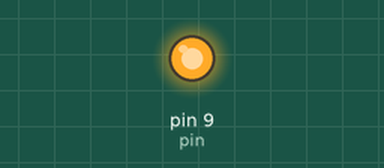
Recording of a sketch running on a simulated Arduino Uno, built with avr-gcc and run on an emulated ATmega328P. Parts: output pins drawn as LEDs (lit = HIGH). What the sketch prints to the serial monitor is not drawn.

Above: at 2.4 s.
Timing chart, 0 to 3.9 s (numbered marks = the images above):
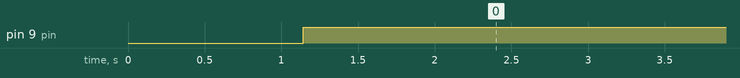

The sketch:

increasing_decresing_led_brightness.ino
```cpp
// C++ code
//

int pin = 9, delay_val = 0, range_val = 255;
void setup()
{
    pinMode(pin, OUTPUT);
    Serial.begin(9600);
}

void loop()
{
    analogWrite(pin, 100); // for analog we can use the range not
    // high and low but we can use 0 as low and 255 as high or any
    // range between
    blinking_led(pin, delay_val, range_val);
}

void blinking_led(int pin, int delay_val, int range_val)
{

    for (int i = 0; i <= range_val; i++)
    {
        analogWrite(pin, i);
        delay(delay_val);
        Serial.println(i);
    }
    for (int i = range_val; i >= 0; i--)
    {
        analogWrite(pin, i);
        delay(delay_val);
        Serial.println(i);
    }
}
```

Measured:
- by itself, pin 9 (pin): LOW → HIGH at 1.1 s
